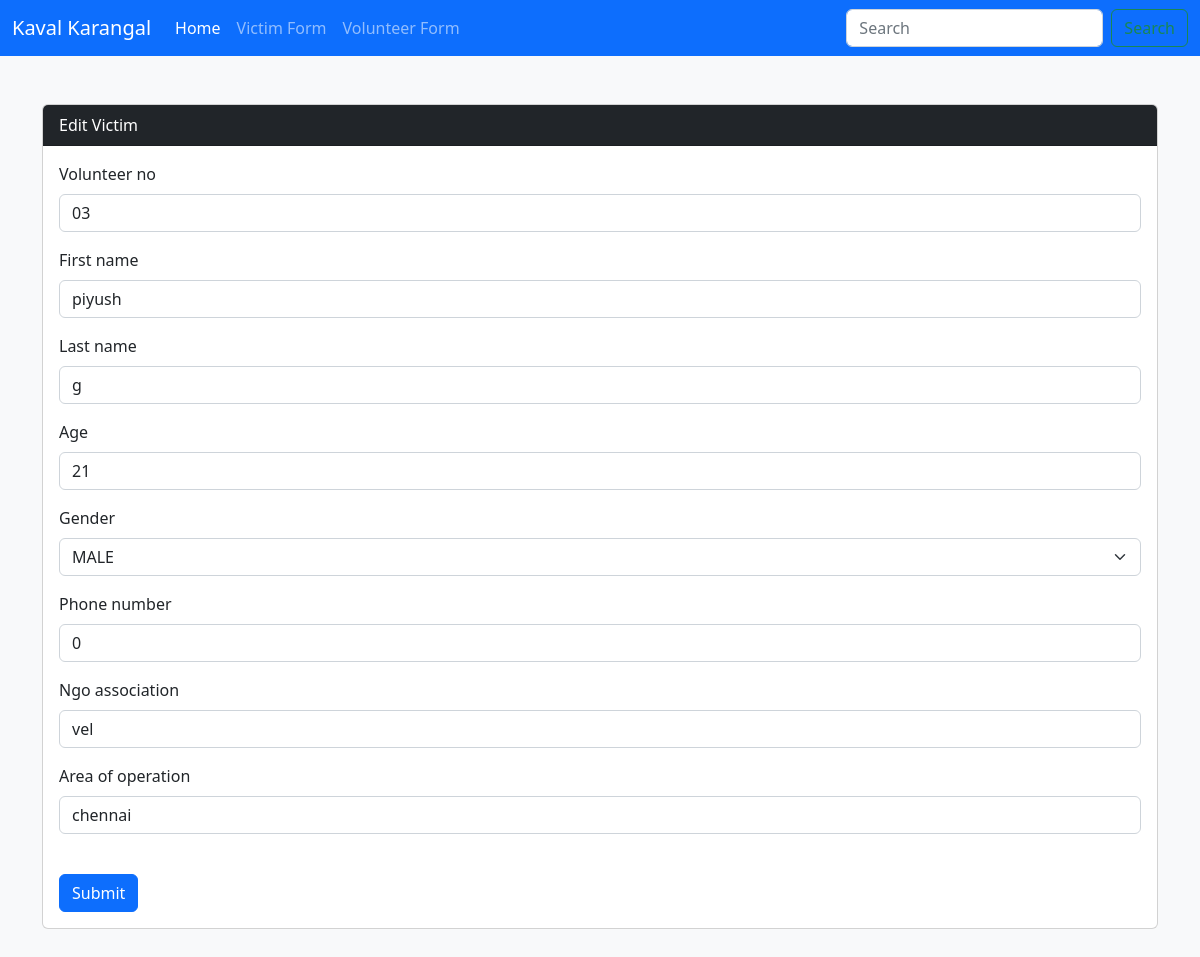
Page /volunteers/update/3/ on the committed database.
### volunteers/models.py (models this page shows, shortened)
class volunteer_profiles(models.Model):
    GENDER_LISTS=(
        ('MALE','MALE'),
        ('FEMALE','FEMALE'),
        ('OTHER','OTHER')
    )
    volunteer_no = models.CharField(max_length=50)
    first_name = models.CharField(max_length=50)
    last_name = models.CharField(max_length=50)
    age = models.IntegerField()
    gender = models.CharField(max_length=20,choices=GENDER_LISTS)
    phone_number = models.IntegerField(default=0)
    ngo_association = models.CharField(max_length=100)
    area_of_operation = models.CharField(max_length=100)
    class Meta:
        verbose_name = "Volunteer Profile"

### volunteers/views.py (the view)
# urls.py: path("update/<int:pk>/",update_view,name="update_view"),
def update_view(request,pk):
    object = get_object_or_404(volunteer_profiles,pk=pk)  # Use the passed pk argument instead of hardcoding it
    if request.method == "POST":
        form = volunteerform(request.POST, request.FILES, instance=object)
        if form.is_valid():
            form.save()
            return redirect(reverse("volunteers:index"))
    else:
        form = volunteerform(instance=object)
    return render(request,"volunteers/update.html", {"form": form, "object": object})

### volunteers/forms.py
class volunteerform(forms.ModelForm):
    class Meta:
        model = volunteer_profiles
        fields = "__all__"

### volunteers/templates/volunteers/update.html (shortened to what this page needs)
{% extends "layout/base.html" %}
{% load django_bootstrap5 %}
{% block content %}
<div class="container my-5">
    <div class="card">
        <div class="card-header bg-dark text-white ">Edit Victim</div>
        <div class="card-body">
            <form novalidate method="post" enctype="multipart/form-data">
                {% bootstrap_form form %}
                <input class="btn btn-primary mt-4" type="submit" value="Submit">
            </form>
        </div>
        </div>
    </div>
{% endblock %}

### rows in the picture
volunteer_profiles: volunteer_no "03", first_name "piyush", last_name "g", age "21", gender "MALE", phone_number "0", ngo_association "vel", area_of_operation "chennai"
